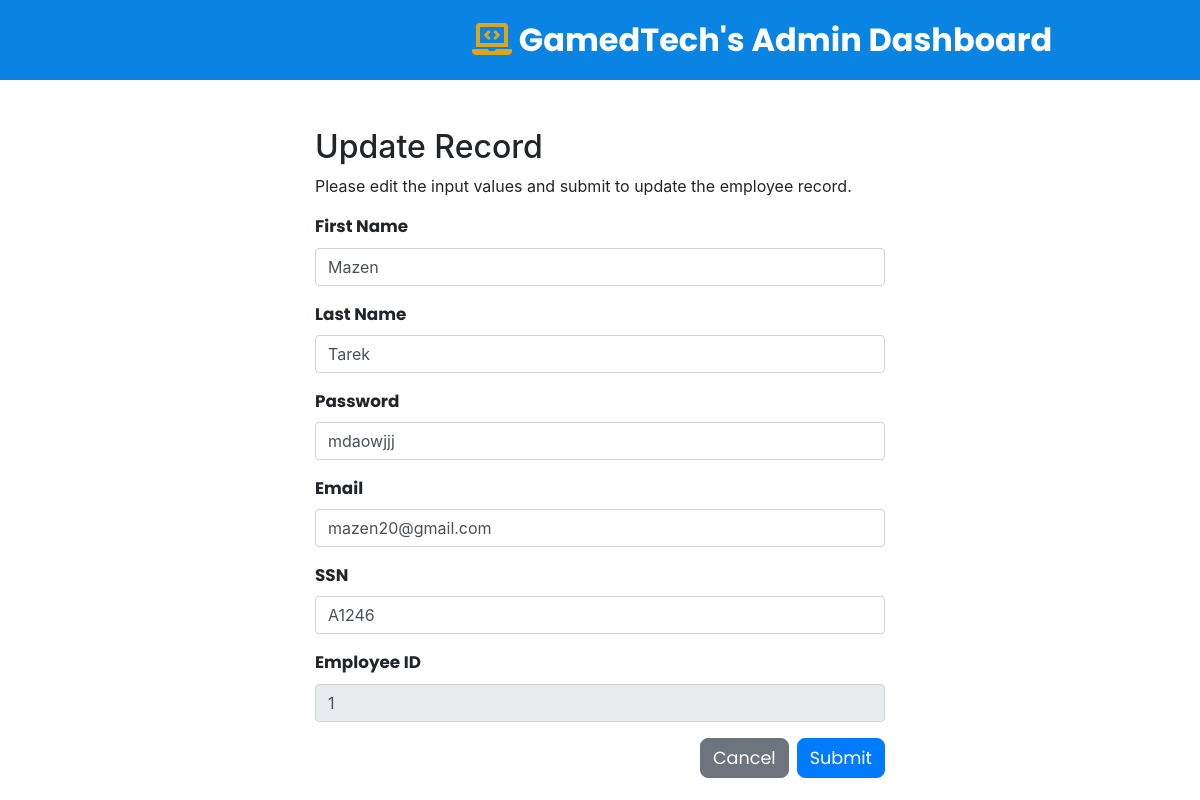
/GamedTechProject/adminUpdate.php?id=1, run on the app's committed database.
### tables this page shows
CREATE TABLE `emp` (
  `EFirstName` varchar(20) NOT NULL,
  `ELastName` varchar(20) NOT NULL,
  `Password` varchar(20) NOT NULL,
  `EEmail` varchar(20) NOT NULL,
  `SSN` varchar(20) NOT NULL,
  `EmpID` int NOT NULL
);

### GamedTechProject/adminUpdate.php (the view, shortened to what this page needs)
<?php
require_once "Conn.php";
$firstName = $lastName = $password = $email = $ssn = $empID = "";
$firstName_err = $lastName_err = $password_err = $email_err = $ssn_err = $empID_err = "";
if(isset($_POST["id"]) && !empty($_POST["id"])){
    $id = $_POST["id"];
    $input_fname = trim($_POST["fname"]);
    if(empty($input_fname)){
        $firstName_err = "Please enter a first name.";
    } elseif(!filter_var($input_fname, FILTER_VALIDATE_REGEXP, array("options"=>array("regexp"=>"/^[a-zA-Z\s]+$/")))){
        $name_err = "Please enter a valid first name.";
    } else{
        $firstName = $input_fname;
    }
    $input_lname = trim($_POST["lname"]);
    if(empty($input_lname)){
        $lastName_err = "Please enter a last name.";
    } elseif(!filter_var($input_lname, FILTER_VALIDATE_REGEXP, array("options"=>array("regexp"=>"/^[a-zA-Z\s]+$/")))){
        $lastName_err = "Please enter a valid last name.";
    } else{
        $lastName = $input_lname;
    }
    $input_password = trim($_POST["password"]);
    if(empty($input_password)){
        $password_err = "Please enter a password.";
    }
    else{
        $password = $input_password;
    }
    $input_email = trim($_POST["email"]);
    if(empty($input_email)){
        $email_err = "Please enter an email.";
    } elseif(!filter_var($input_email, FILTER_VALIDATE_EMAIL)){
        $email_err = "Please enter a valid email.";
    } else{
        $email = $input_email;
    }
    $input_ssn = trim($_POST["ssn"]);
    if(empty($input_ssn)){
        $ssn_err = "Please enter an ssn.";
    }
    else{
        $ssn = $input_ssn;
    }
    if(empty($firstName_err) && empty($lastName_err) && empty($password_err) && empty($email_err) && empty($ssn_err)){
        $sql = "UPDATE emp SET EFirstName = ? , ELastName = ? , Password = ? , EEmail = ? , SSN = ?  WHERE EmpID = ?";
        if($stmt = mysqli_prepare($conn, $sql)){
            mysqli_stmt_bind_param($stmt, "sssssi", $param_fname , $param_lname , $param_password , $param_email , $param_ssn , $param_id);
            $param_fname = $firstName;
            $param_lname = $lastName;
            $param_password = $password;
            $param_email = $email;
            $param_ssn = $ssn;
            $param_id = $id;
            if(mysqli_stmt_execute($stmt)){
                header("location: adminDashboard.php");
                exit();
            } else{
                echo "Oops! Something went wrong. Please try again later.";
            }
        }
        mysqli_stmt_close($stmt);
    }
    mysqli_close($conn);
} else{
    if(isset($_GET["id"]) && !empty(trim($_GET["id"]))){
        $id =  trim($_GET["id"]);
        $sql = "SELECT * FROM emp WHERE EmpID = ?";
        if($stmt = mysqli_prepare($conn, $sql)){
            mysqli_stmt_bind_param($stmt, "i", $param_id);
            if(mysqli_stmt_execute($stmt)){
                $result = mysqli_stmt_get_result($stmt);
                if(mysqli_num_rows($result) == 1){
                    $row = mysqli_fetch_array($result, MYSQLI_ASSOC);
                    $firstName = $row["EFirstName"];
                    $lastName = $row["ELastName"];
                    $password = $row["Password"];
                    $email = $row["EEmail"];
                    $ssn = $row["SSN"];
                    $id = $row["EmpID"];
                } else{
                    header("location: adminError.php");
                    exit();
                }
            } else{
                echo "Oops! Something went wrong. Please try again later.";
            }
        }
    }  else{
        header("location: adminError.php");
        exit();
    }
}
?>
<!DOCTYPE html>
<html lang="en">
<head>
    <link rel="stylesheet" href="https://stackpath.bootstrapcdn.com/bootstrap/4.5.2/css/bootstrap.min.css">
    <link rel="stylesheet" href="https://cdnjs.cloudflare.com/ajax/libs/font-awesome/5.15.4/css/all.min.css">
    <link rel="stylesheet" href="css/styles3.css">
</head>
<body>
    <header class="header">
        <a href="adminDashboard.php" class="logo"> <i class="fas fa-laptop-code"></i> GamedTech's Admin Dashboard </a>
    </header>
    <div class="wrapper">
        <div class="container-fluid">
            <div class="row">
                <div class="col-md-12">
                    <h2 class="mt-5">Update Record</h2>
                    <p>Please edit the input values and submit to update the employee record.</p>
                    <form action="<?php echo htmlspecialchars(basename($_SERVER['REQUEST_URI'])); ?>" method="post">
                    <div class="form-group">
                            <label>First Name</label>
                            <input type="text" name="fname" class="form-control <?php echo (!empty($firstName_err)) ? 'is-invalid' : ''; ?>" value="<?php echo $firstName; ?>">
                        </div>
                        <div class="form-group">
                            <label>Last Name</label>
                            <input type="text" name="lname" class="form-control <?php echo (!empty($lastName_err)) ? 'is-invalid' : ''; ?>" value="<?php echo $lastName; ?>">
                        </div>
                        <div class="form-group">
                            <label>Password</label>
                            <input type="text" name="password" class="form-control <?php echo (!empty($password_err)) ? 'is-invalid' : ''; ?>" value="<?php echo $password; ?>">
                        </div>
                        <div class="form-group">
                            <label>Email</label>
                            <input type="text" name="email" class="form-control <?php echo (!empty($email_err)) ? 'is-invalid' : ''; ?>" value="<?php echo $email; ?>">
                        </div>
                        <div class="form-group">
                            <label>SSN</label>
                            <input type="text" name="ssn" class="form-control <?php echo (!empty($ssn_err)) ? 'is-invalid' : ''; ?>" value="<?php echo $ssn; ?>">
                        </div>
                        <div class="form-group">
                            <label>Employee ID</label>
                            <input type="text" name="id" class="form-control" readonly value="<?php echo $id; ?>">
                        </div>
                        <input type="submit" class="btn btn-primary ml-2" value="Submit">
                        <a href="adminDashboard.php" class="btn btn-secondary ml-2">Cancel</a>
                    </form>
                </div>
            </div>
        </div>
    </div>
</body>
</html>

### GamedTechProject/css/styles3.css (style rules this page uses)
.header { position: -webkit-sticky; position: sticky; top: 0; right: 0; left: 0; z-index: 1000; background-color: #0984e3; display: -webkit-box; display: -ms-flexbox; display: flex; -webkit-box-align: center; -ms-flex-align: center; align-items: center; -webkit-box-pack: justify; -ms-flex-pack: justify; justify-content: space-between; padding: 1rem 6%; }
.header .logo { font-family: 'Poppins', sans-serif; font-size: 2.5rem; color: #ffffff; font-weight: bolder; }
.header a { margin-left: 33rem; }
.header .logo i { color: goldenrod; }
.container-fluid .btn { font-family: 'Poppins', sans-serif; font-size: 1.1rem; float: right; border-radius: 0.5rem; }
.form-group label { font-family: 'Poppins', sans-serif; font-size: 1.05rem; font-weight: bold; }
@media (max-width: 1418px) { .header .logo { font-size: 2rem; margin-left: 25rem; } }

### GamedTechProject/adminUpdate.php (style rules this page uses)
.wrapper { width: 600px; margin: 0 auto; }

### data on the page
emp: fname "Mazen", lname "Tarek", password "mdaowjjj", email "mazen20@gmail.com", ssn "A1246", id "1"
